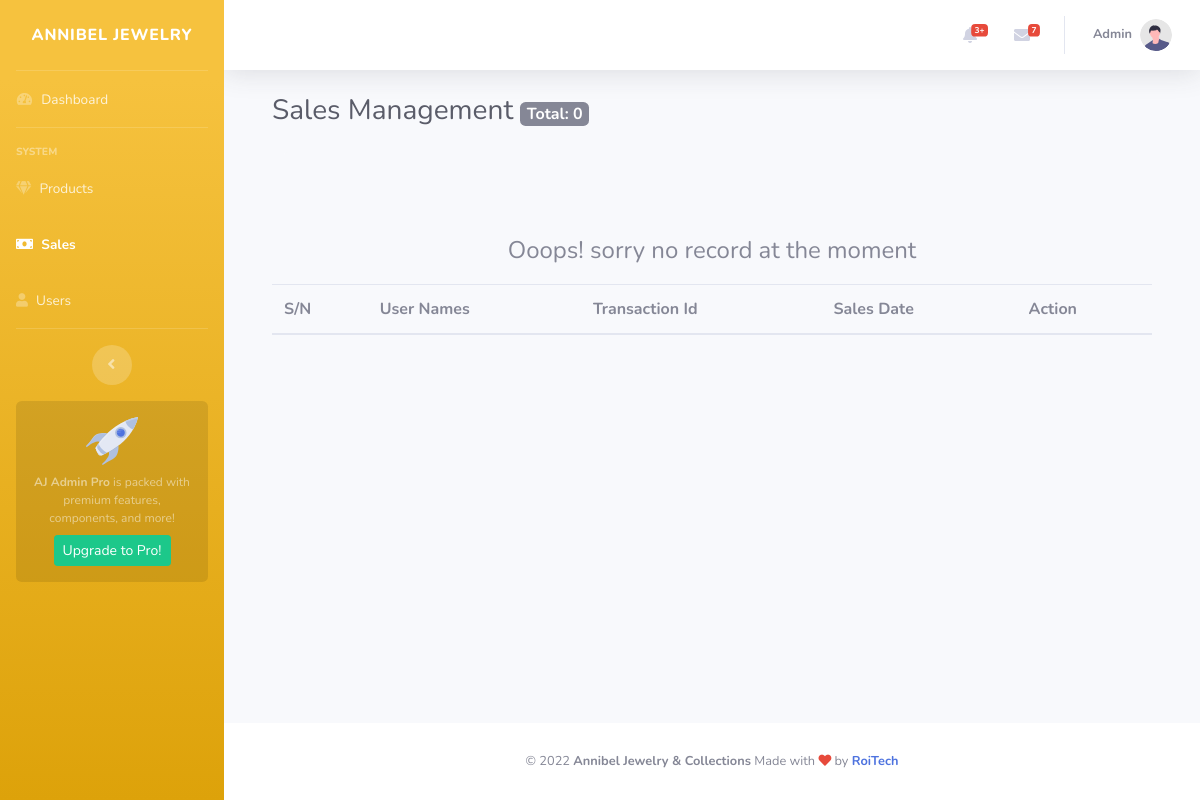
Page /Admin/document_view/sales.php on the earlier database version.
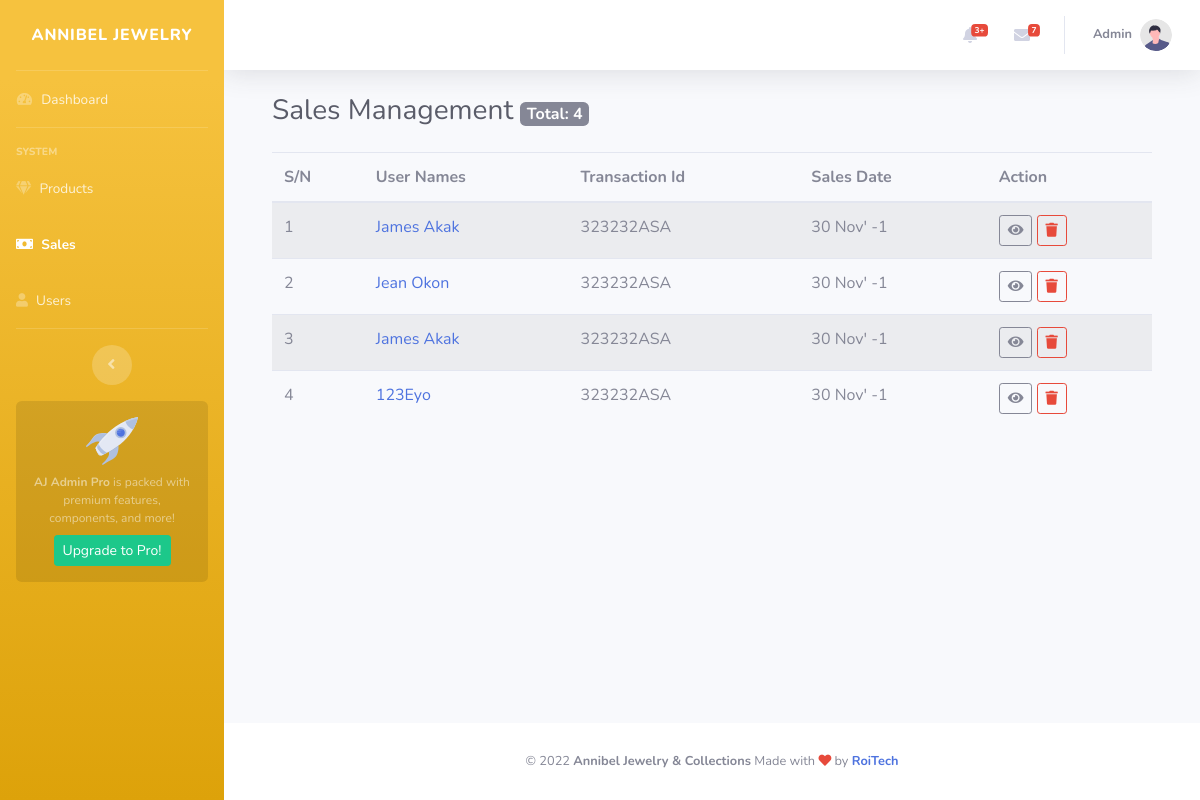
Same page on the later database version.
### tables this page shows
CREATE TABLE `sales` (
  `id` int(11) NOT NULL,
  `user_id` int(11) NOT NULL,
  `amount` int(11) NOT NULL,
  `transaction_id` text NOT NULL,
  `sales_date` date NOT NULL DEFAULT current_timestamp(),
  `status` int(11) NOT NULL
);

CREATE TABLE `users` (
  `id` int(11) NOT NULL,
  `email` text NOT NULL,
  `password` text NOT NULL,
  `type` int(11) NOT NULL,
  `fullname` varchar(200) NOT NULL,
  `address` text NOT NULL,
  `town_city` text NOT NULL,
  `country` text NOT NULL,
  `zipcode` varchar(10) NOT NULL,
  `contact_info` text NOT NULL,
  `ordernote` text NOT NULL,
  `created_on` text NOT NULL DEFAULT current_timestamp(),
  `activate_code` text NOT NULL,
  `status` int(11) NOT NULL
);

### Admin/system/custom_model/sharedComponents.php (called while the page is built, shortened)
<?php
class SharedComponents
{
	function connection(){return new Database();}
	function getData($query)
	{
		$db_handle = $this->connection()->open();
		try
		{
			$stmnt = $db_handle->query($query);
			$data = $stmnt->fetchAll(PDO::FETCH_ASSOC);
			return $data;
		}
		catch(PDOException $ex){}
		finally
		{
			$this->connection()->close();
		}
	}
	function protect($routeValue)
	{
		$data = $routeValue."";
		$ciphering = "AES-128-CTR";
		$options = 0;
		$encryption_iv = '1234567891011121';
		$encryption_key = "eyo123";
		$encryption = openssl_encrypt($data, $ciphering,
		$encryption_key, $options, $encryption_iv);
		return $encryption;
	}
	function unprotect($encryptedValue)
	{
		$ciphering = "AES-128-CTR";
		$options = 0;
		$decryption_iv = '1234567891011121';
		$decryption_key = "eyo123";
		$decryption = openssl_decrypt ($encryptedValue, $ciphering,
		$decryption_key, $options, $decryption_iv);
		return $decryption;
	}
	function getItemCount($tableName)
	{
		$db_handle = $this->connection()->open();
		try
		{
			$stm = $db_handle->prepare("SELECT * FROM $tableName");
			$stm->execute();
			$count = $stm->rowCount();
			return $count;
		}
		catch(PDOException $ex)
		{
			return $ex;
		}
		finally
		{
			$this->connection()->close();
		}
	}
}
?>

### system/models/userAccountModel.php (called while the page is built, shortened)
<?php
class Users
{
	function connection(){return new Database();}
	function SharedComponents(){return new SharedComponents();}
	function users()
	{
        $UserData =  new stdClass();
		$UserData->EncryptedId = "";
        $UserData->Email = "";
        $UserData->Password = "";
        $UserData->Fullname = "";
        $UserData->Address = "";
        $UserData->Town_City = "";
        $UserData->Country = "";
        $UserData->ZipCode = "";
		$UserData->Contact_Info = "";
		$UserData->OrderNote = "";
        return $UserData;
    }
	function getUserById($idds)
    {
        $db_handle = $this->connection()->open();
        try
		{
            $astmt = $db_handle->prepare("SELECT * FROM users WHERE id=:id");
            $astmt->execute(['id' => $this->SharedComponents()->unprotect($idds)]);
            $item = $astmt->fetch();
            if(!empty($item))
            {
                $users = new $UserData;
                $users->EncryptedId = $this->SharedComponents()->protect($item["id"]);
                $users->Email = $item["email"];
                $users->Password = $item["password"];
                $users->Fullname = $item["fullname"];
                $users->Address = $item["address"];
                $users->Town_City = $item["town_city"];
                $users->Country = $item["country"];
                $users->ZipCode = $item["zipcode"];
                $users->Contact_Info = $item["contact_info"];
                $users->OrderNote = $item["ordernote"];
                return $users;
            }
        }
		catch(PDOException $ex)
		{
			return $ex;
		}
		finally
		{
			$this->connection()->close();
		}
    }
}
?>

### Admin/document_view/sales.php (the view, shortened to what this page needs)
<?php
    include '../includes/header.php';
    require_once '../system/custom_model/sharedComponents.php';
    require_once '../../system/models/userAccountModel.php';
?>
<body id="page-top">
    <div id="wrapper">
        <?php include '../includes//sidebar.php'; ?>
        <div id="content-wrapper" class="d-flex flex-column">
            <div id="content">
                <?php include '../includes//navbar.php'; ?>
                <div class="container-fluid">
                    <div class="container pb-5 mb-4">
                       <div class="d-sm-flex align-items-center justify-content-between mb-4">
                        <h1 class="h3 mb-0 text-gray-800">Sales Management
                            <small class="badge badge-secondary" style="font-size: 1rem;"> Total:
                            <?php
                                $sharedmodel = new SharedComponents();
                                echo $sharedmodel->getItemCount("sales");
                            ?>
                        </small>
                        </h1>
                    </div>
                        <div class="table-striped table-responsive">
                        <table class="table">
                            <thead>
                                <tr>
                                <th scope="col">S/N</th>
                                <th scope="col">User Names</th>
                                <th scope="col">Transaction Id</th>
                                <th scope="col">Sales Date</th>
                                <th scope="col">Action</th>
                                </tr>
                            </thead>
                            <tbody>
                                <?php
                                $sales = $sharedmodel->getData("SELECT * FROM sales ORDER BY id ASC");
                                if (!empty($sales))
                                {
                                    $num = 0;
                                    foreach($sales as $item)
                                    {
                                        $salesid = $sharedmodel->protect($item["id"]);
                                        $user_id = $item["user_id"];
                                        $transaction_id = $item["transaction_id"];
                                        $sales_date = $item["sales_date"];
                                        $sales_date = new DateTime($sales_date);
                                        $date = $sales_date->format('d')." ".$sales_date->format('M')."' ". $sales_date->format('y');
                                        $userModel = new Users();
                                        $UserData = $userModel->getUserById($sharedmodel->protect($user_id));
                                        $statusername = "Null [No Name]";
                                        if (isset($UserData))
                                        $statusername = $UserData->Fullname;
                                        $num++;
                                ?>
                                <tr>
                                    <td scope="row"><?php echo $num ?></td>
                                    <td>
                                        <a href="editusers?id=<?php echo $user_id ?>" style="text-decoration:none">
                                            <?php echo $statusername ?>
                                        </a>
                                    </td>
                                    <td>
                                        <?php echo $transaction_id ?>
                                    </td>
                                    <td>
                                        <?php echo $date ?>
                                    </td>
                                    <td>
                                        <button class="btn btn-sm btn-outline-secondary" type="button" onclick="main.LoadTeamPopUpForm('sale', '<?php echo $salesid ?>')" title="View Details" data-toggle="modal" data-target=".bd-example-modal-lg">
                                            <i class="fas fa-eye"></i>
                                        </button>
                                        <button class="btn btn-sm btn-outline-danger" type="button" onclick="" title="Delete Sale" onclick="main.doDeleteSale('<?php echo $salesid ?>')">
                                            <i class="fas fa-trash" ></i>
                                        </button>
                                    </td>
                                </tr>
                                <?php
                                    }
                                }
                                else
                                {
                                ?>
                                <div class="col-12">
                                    <div class="">
                                        <div class="card-header" style="border:none">
                                            <div class="row align-items-center" style="text-align:center;">
                                                <div class="col">
                                                    <br>
                                                    <br>
                                                    <br>
                                                    <h4 class="card-header-title text-muted">
                                                        Ooops! sorry no record at the moment
                                                    </h4>
                                                </div>
                                            </div>
                                        </div>
                                    </div>
                                </div>
                                <?php
                                }
                                ?>
                            </tbody>
                            </table>
                        </div>
                    </div>
                </div>
            </div>
            <?php include '../includes//footer.php'; ?>
        </div>
    </div>
</body>
</html>

### Admin/includes/header.php (shortened to what this page needs)
<!DOCTYPE html>
<html lang="en">
<head>
    <link href="../vendor/fontawesome-free/css/all.min.css" rel="stylesheet" type="text/css">
    <link href="../css/sb-admin-2.min.css" rel="stylesheet">
    <link href="../css/custom.css" rel="stylesheet">
    <link href="../vendor/alertify/themes/alertify.core.css" rel="stylesheet">
    <link href="../vendor/alertify/themes/alertify.default.css" rel="stylesheet">
    <link href="https://cdn.quilljs.com/1.3.6/quill.snow.css" rel="stylesheet">
</head>

### Admin/includes/sidebar.php (shortened to what this page needs)
<ul class="navbar-nav bg-gradient-warning sidebar sidebar-dark accordion" id="accordionSidebar">
            <a class="sidebar-brand d-flex align-items-center justify-content-center" href="index.php">
                <div class="sidebar-brand-text mx-1">Annibel Jewelry</div>
            </a>
            <hr class="sidebar-divider my-0">
            <li class="nav-item" id="navlink_Dashboard">
                <a class="nav-link" href="../document_view/index.php">
                    <i class="fas fa-fw fa-tachometer-alt"></i>
                    <span>Dashboard</span></a>
            </li>
            <hr class="sidebar-divider">
            <div class="sidebar-heading">
                System
            </div>
            <li class="nav-item" id="navlink_Project">
                <a class="nav-link d-none d-sm-block" href="../document_view/products.php">
                    <i class="fas fa-solid fa-gem"></i>
                    <span>Products</span>
                </a>
            </li>
            <li class="nav-item" id="navlink_Donations">
                <a class="nav-link d-none d-sm-block" href="../document_view/sales.php">
                    <i class="fas fa-solid fa-money-bill"></i>
                    <span>Sales</span>
                </a>
            </li>
            <li class="nav-item" id="navlink_Sponsorship">
                <a class="nav-link d-none d-sm-block" href="../document_view/users.php">
                <i class="fas fa-solid fa-user"></i>
                    <span>Users</span>
                </a>
            </li>
            <hr class="sidebar-divider d-none d-md-block">
            <div class="text-center d-none d-md-inline">
                <button class="rounded-circle border-0" id="sidebarToggle"></button>
            </div>
            <div class="sidebar-card d-none d-lg-flex">
                <img class="sidebar-card-illustration mb-2" src="../img/undraw_rocket.svg" alt="...">
                <p class="text-center mb-2"><strong>AJ Admin Pro</strong> is packed with premium features, components,
                    and more!</p>
                <a class="btn btn-success btn-sm" href="#">Upgrade to
                    Pro!</a>
            </div>
        </ul>

### Admin/includes/navbar.php (shortened to what this page needs)
<nav class="navbar navbar-expand navbar-light bg-white topbar mb-4 static-top shadow">
                    <ul class="navbar-nav ml-auto">
                        <li class="nav-item dropdown no-arrow mx-1">
                            <a class="nav-link dropdown-toggle" href="#" id="alertsDropdown" role="button"
                                data-toggle="dropdown" aria-haspopup="true" aria-expanded="false">
                                <i class="fas fa-bell fa-fw"></i>
                                <span class="badge badge-danger badge-counter">3+</span>
                            </a>
                        </li>
                        <li class="nav-item dropdown no-arrow mx-1">
                            <a class="nav-link dropdown-toggle" href="#" id="messagesDropdown" role="button"
                                data-toggle="dropdown" aria-haspopup="true" aria-expanded="false">
                                <i class="fas fa-envelope fa-fw"></i>
                                <span class="badge badge-danger badge-counter">7</span>
                            </a>
                        </li>
                        <li class="nav-item dropdown no-arrow">
                            <a class="nav-link dropdown-toggle" href="#" id="userDropdown" role="button"
                                data-toggle="dropdown" aria-haspopup="true" aria-expanded="false">
                                <span class="mr-2 d-none d-lg-inline text-gray-600 small">
                                    <b>Admin</b>
                                </span>
                                <img class="img-profile rounded-circle" src="../img/undraw_profile.svg">
                            </a>
                        </li>
                    </ul>
                </nav>

### Admin/includes/footer.php
<footer class="sticky-footer bg-white">
    <div class="container my-auto">
        <div class="copyright text-center my-auto">
            <span>&copy; 2022 <b>Annibel Jewelry & Collections</b> Made with <i class="fa fa-heart text-danger"></i> by <a href="#"><b>RoiTech</b></a></span>
        </div>
    </div>
</footer>

### Admin/css/custom.css (style rules this page uses)
.nav-link { display: block; padding: .5rem 1rem; border-right: none !important; border-left: none !important; border-top: none !important; }

Differences in the rows shown:
added sales: user.fullname "James Akak", transaction "323232ASA", sales_date "30 Nov' -1"
added sales: user.fullname "Jean Okon", transaction "323232ASA", sales_date "30 Nov' -1"
added sales: user.fullname "James Akak", transaction "323232ASA", sales_date "30 Nov' -1"
added sales: user.fullname "123Eyo", transaction "323232ASA", sales_date "30 Nov' -1"
Other differences:
$sharedmodel->getItemCount("sales"): "0" → "4"
text no longer shown: "Ooops! sorry no record at the moment"
